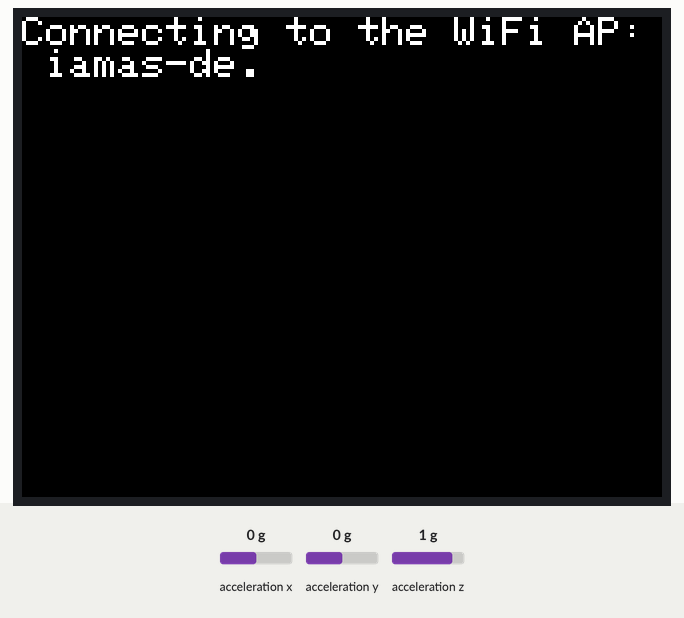
The sketch below on a simulated ESP32. Parts: 320×240 colour display. The test bench sets the inputs (shaded band); at power-on: acceleration x 0 g, acceleration y 0 g, acceleration z 1 g. WiFi joins after 1.5 s; servers stay silent unless stated.

Above: at 0.7 s.
At 1.7 s:
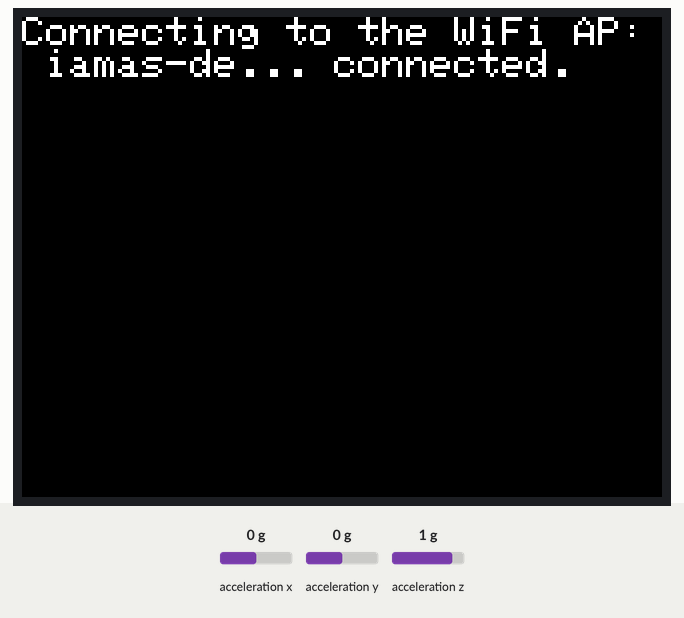
At 4.8 s:
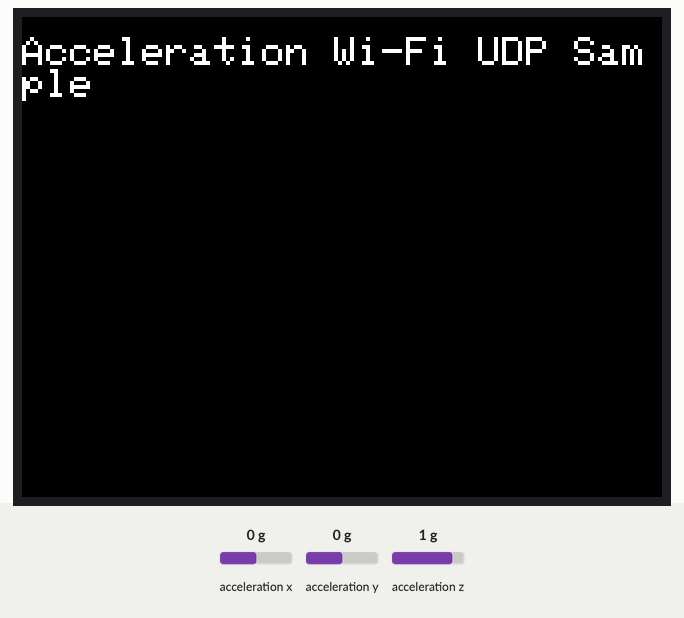

The sketch:

accel_udp.ino
```cpp
#include <M5Stack.h>
#include <WiFi.h>
#include <WiFiUDP.h>

String ssid = "iamas-de";        // WiFiのSSIDを指定
String password = "pass-iamas";  // WiFiパスワードを指定

// Wi-Fi UDP の設定
WiFiUDP wifi_udp;
String pc_ip = "XXX.XXX.XXX.XXX";  // 送信先PCのIPアドレスを指定
int pc_port = 12000;               // 送信先PCのポート
int m5_port = 12001;               // M5Stackのポート

void setup() {
  M5.begin();

  // Wi-Fiへ接続開始
  WiFi.begin(ssid.c_str(), password.c_str());

  M5.Lcd.setTextSize(2);
  M5.Lcd.print("Connecting to the WiFi AP: " + ssid);

  while (WiFi.status() != WL_CONNECTED) {
    delay(500);
    M5.Lcd.print(".");
  }

  M5.Lcd.println(" connected.");
  delay(3000);  // "connected."を3秒間表示してから画面を消します。
  M5.Lcd.fillScreen(BLACK);
  // Wi-Fiへ接続完了

  M5.IMU.Init();  // 加速度センサ初期化

  M5.Lcd.setCursor(0, 10);
  M5.Lcd.println("Acceleration Wi-Fi UDP Sample");

  // Wi-Fi UDP 通信の開始
  wifi_udp.begin(m5_port);
}

void loop() {
  float x_value;
  float y_value;
  float z_value;
  M5.IMU.getAccelData(&x_value, &y_value, &z_value);

  wifi_udp.beginPacket(pc_ip.c_str(), pc_port);
  wifi_udp.print(x_value);
  wifi_udp.print(",");
  wifi_udp.print(y_value);
  wifi_udp.print(",");
  wifi_udp.println(z_value);
  wifi_udp.endPacket();

  delay(20);
}
```

Measured:
- what the display in image 1 shows lasts 3.1 s, from 1.7 s to 4.8 s
